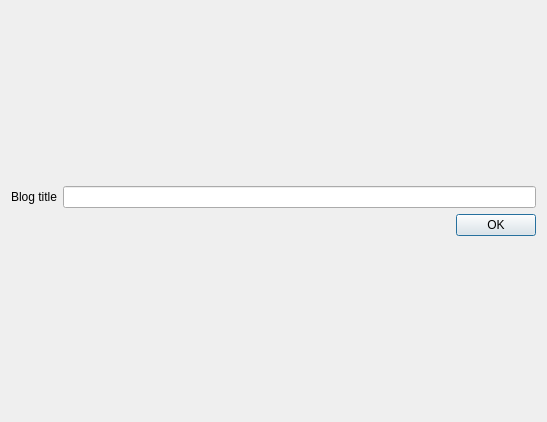
<?xml version="1.0" encoding="UTF-8"?>
<ui version="4.0">
 <class>CreateBlog</class>
 <widget class="QDialog" name="CreateBlog">
  <property name="geometry">
   <rect>
    <x>0</x>
    <y>0</y>
    <width>547</width>
    <height>422</height>
   </rect>
  </property>
  <property name="windowTitle">
   <string>Dialog</string>
  </property>
  <layout class="QVBoxLayout" name="verticalLayout_2">
   <item>
    <layout class="QVBoxLayout" name="verticalLayout">
     <item>
      <layout class="QHBoxLayout" name="horizontalLayout_2">
       <item>
        <widget class="QLabel" name="label">
         <property name="text">
          <string>Blog title</string>
         </property>
        </widget>
       </item>
       <item>
        <widget class="QLineEdit" name="lineEdit_title"/>
       </item>
      </layout>
     </item>
     <item>
      <layout class="QHBoxLayout" name="horizontalLayout">
       <item>
        <spacer name="horizontalSpacer">
         <property name="orientation">
          <enum>Qt::Horizontal</enum>
         </property>
         <property name="sizeHint" stdset="0">
          <size>
           <width>40</width>
           <height>20</height>
          </size>
         </property>
        </spacer>
       </item>
       <item>
        <widget class="QPushButton" name="pushButton_ok">
         <property name="text">
          <string>OK</string>
         </property>
        </widget>
       </item>
      </layout>
     </item>
    </layout>
   </item>
  </layout>
 </widget>
 <resources/>
 <connections/>
</ui>
